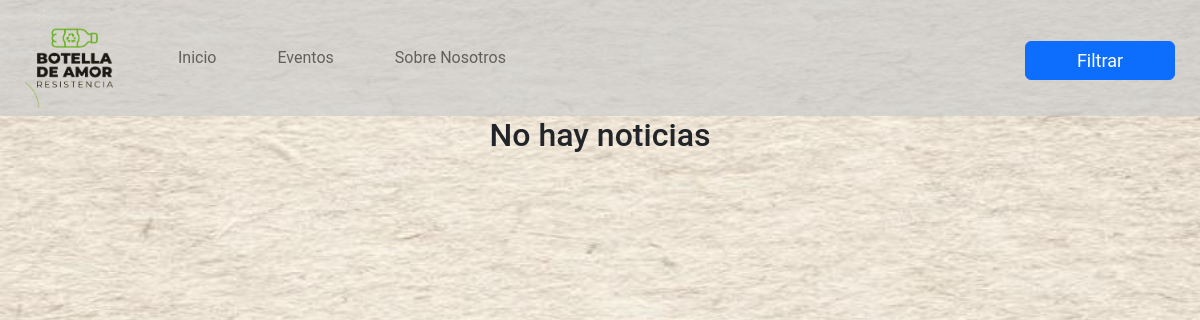
/seccion/noticias/, run on an earlier commit of the app's database.
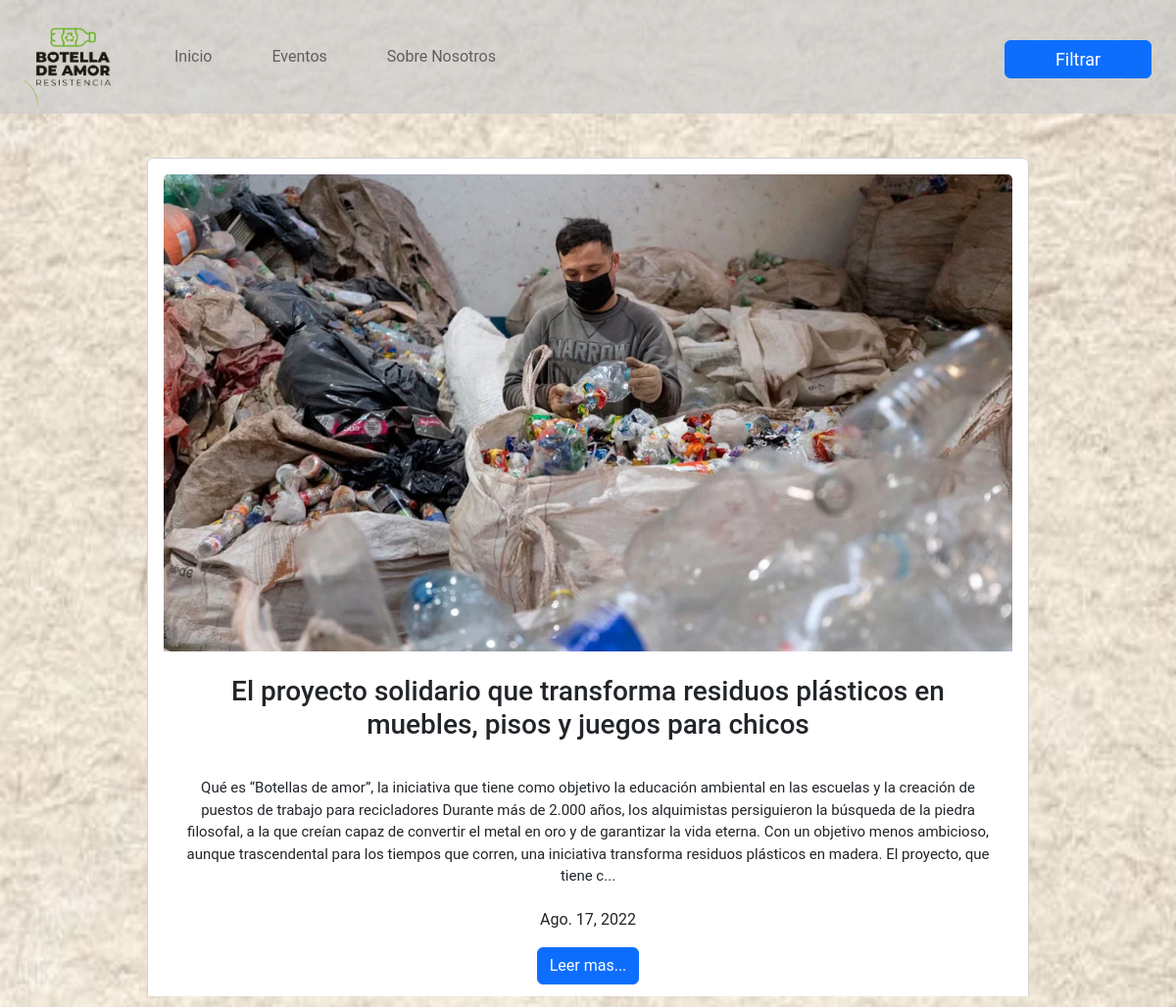
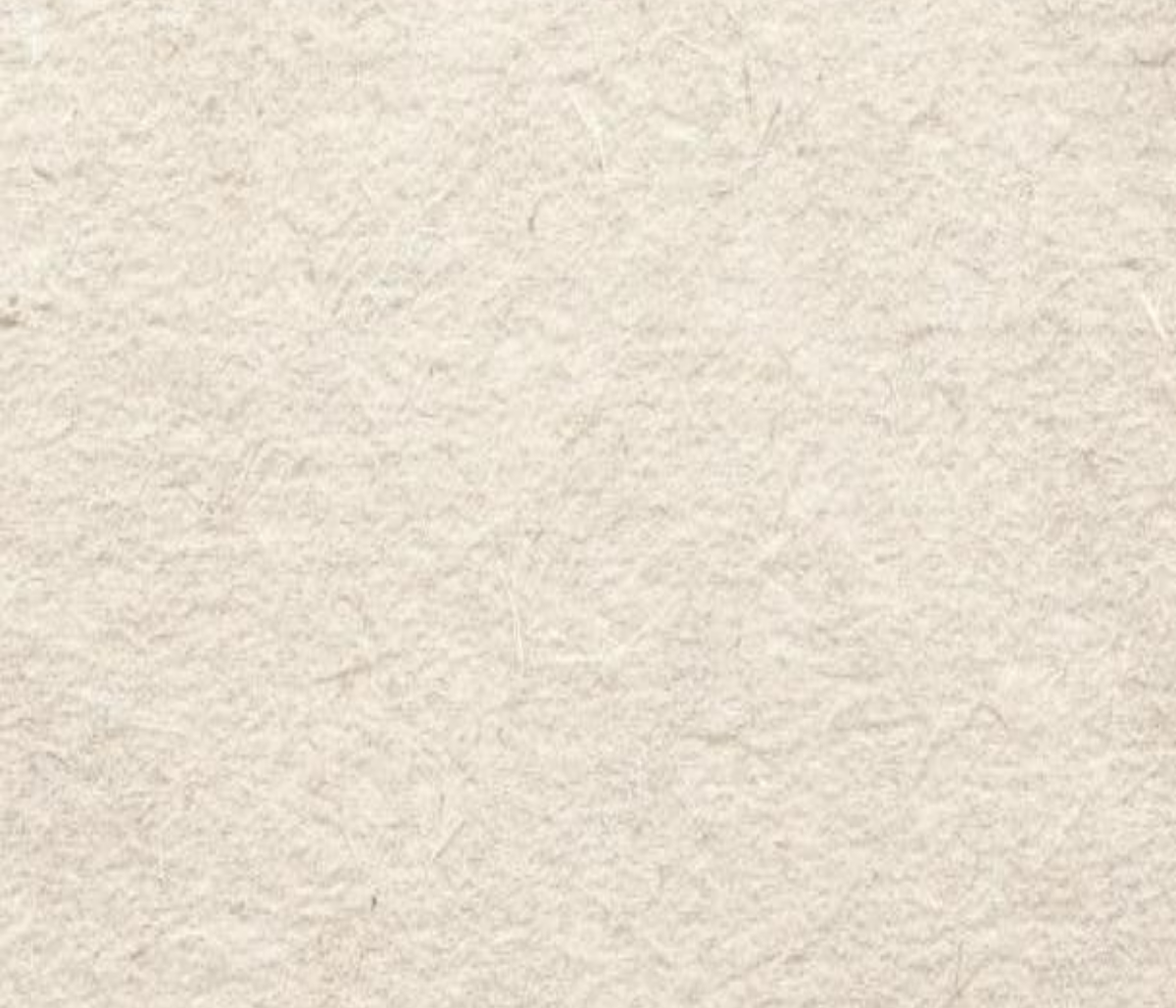
And on a later commit of the database (2 pictures, top to bottom).
### apps/noticias/models.py (models this page shows, shortened)
class Noticia(models.Model):
    titulo = models.CharField(max_length=150)
    autor = models.CharField(max_length=50, null = True, blank=True)
    fechaCreacion = models.DateField(auto_now=False)
    contenido = models.TextField()
    imagen = models.ImageField(upload_to= 'noticias', null=True, blank = True)
    categoria = models.ForeignKey(Categoria, on_delete= models.CASCADE, null=True, blank= True)

### apps/noticias/views.py (the view)
# urls.py: path('seccion/',include('apps.noticias.urls')),
def noticias(request):
    todasNoticas = Noticia.objects.all() #Devuelve una lista.
    todasCategorias = Categoria.objects.all() #Devuelve una lista.
    ctx={
        'noticias': todasNoticas,
        'categorias': todasCategorias,
    }
    return render(request, 'noticias/seccion_noticias.html', ctx)

### templates/noticias/seccion_noticias.html (shortened to what this page needs)
{% load static %}
<!DOCTYPE html>
<html lang="en">
<head>
    <link rel="stylesheet" href="{% static 'noticias/noticiass.css' %}">
    <link href="https://cdn.jsdelivr.net/npm/bootstrap@5.2.0/dist/css/bootstrap.min.css" rel="stylesheet"
>
</head>
<body>
    <nav class="navbar navbar-expand-lg ">
        <div class="container-fluid">
            <img id="img" src="{% static 'img/logo.png'%}" alt="">
            <div class="collapse navbar-collapse" id="navbarSupportedContent">
                <ul class="navbar-nav me-auto mb-2 mb-lg-0">
                    <li class="nav-item">
                        <a class="nav-link" aria-current="page" href="{% url 'home' %}">Inicio</a>
                    </li>
                    <li class="nav-item">
                        <a class="nav-link" href="{% url 'evento' %}">Eventos</a>
                    </li>
                    <li class="nav-item">
                        <a class="nav-link" aria-current="page" href="{% url 'sobre nosotros' %}">Sobre Nosotros</a>
                    </li>
                </ul>
            </div>
            <button class="btn btn-primary mt-1 ms-5 " style="font-size: 18px; padding:5px; width:150px;" type="button"
                data-bs-toggle="offcanvas" data-bs-target="#offcanvas" aria-controls="offcanvas">
                Filtrar
            </button>
        </div>
    </nav>
    <section>
        {% if noticias %}
        {% for n in noticias %}
        <li class="card text-center">
            <div class="card-body">
                {% if n.imagen %}
                <img class="card-img-top img-fluid" src="{{ n.imagen.url }}">
                {% endif %}
                <h3 class="card-title m-4">{{n.titulo}}</h3>
                <p class="description m-2"> {{n.contenido|slice:500}}...</p>
                <p>{{ n.fechaCreacion }}</p>
                <a class="btn btn-primary" href="{% url 'articulo' n.pk %}">Leer mas...</a>
            </div>
        </li>
        {% endfor %}
        {% else %}
        <h2>No hay noticias</h2>
        {% endif %}
    </section>
</body>
</html>

### static/noticias/noticiass.css (style rules this page uses)
* { margin: 0; padding: 0; box-sizing: border-box; font-family: 'Roboto', sans-serif; }
body { background-image: url('/static/img/fondo.jpg'); background-position: center; background-repeat: no-repeat; background-size: 100% 100%; background-attachment: fixed; }
section { display: flex; flex-direction: column; justify-content:center; align-items: center; }
.card { margin: 45px; width:75%; }
nav { background-color: rgba(204, 204, 204, 0.693);; }
nav .container-fluid { padding: 0 25px; }
nav .container-fluid img { width:100px; }
nav .container-fluid .nav-item { margin-left: 45px; }
.description { font-size: 15px; padding: 13px; }
.nav-link { font-size: var(--bs-nav-link-font-size= 1.1rem); }

What changed in the data, as far as the page shows it:
added Noticia: imagen (picture), titulo "El proyecto solidario que transforma residuos plásticos en muebles, pisos y juegos para chicos", contenido "Qué es “Botellas de amor”, la iniciativa que tiene como objetivo la educación ambiental en las escuelas y la creación de puestos de trabajo para recicladores Durante más de 2.000 años, los alquimistas persiguieron la búsqueda de la piedra filosofal, a la que creían capaz de convertir el metal en oro y de garantizar la vida eterna. Con un objetivo menos ambicioso, aunque trascendental para los tiempos que corren, una iniciativa transforma residuos plásticos en madera. El proyecto, que tiene c", fechaCreacion "Ago. 17, 2022"
added Noticia: imagen (picture), titulo "Cómo se hace un ecoladrillo, o botellas de amor", contenido "Es una excelente opción para reutilizar residuos plásticos. Una vez fabricado, se usa para la construcción como aislante acústico, térmico y antisísmico. Paso a paso, cómo hacerlo. El plástico lleva mucho tiempo en degradarse y si no es desechado de la manera correcta termina impactando de manera perjudicial en el medioambiente. Para que eso no suceda, la mejor opción es reutilizarlo. Así surgieron los ecoladrillos, también conocidos como ecobotellas o botellas de amor, una alternativa que es", fechaCreacion "Ago. 24, 2022"
Also different on the page:
text no longer shown: "No hay noticias"
